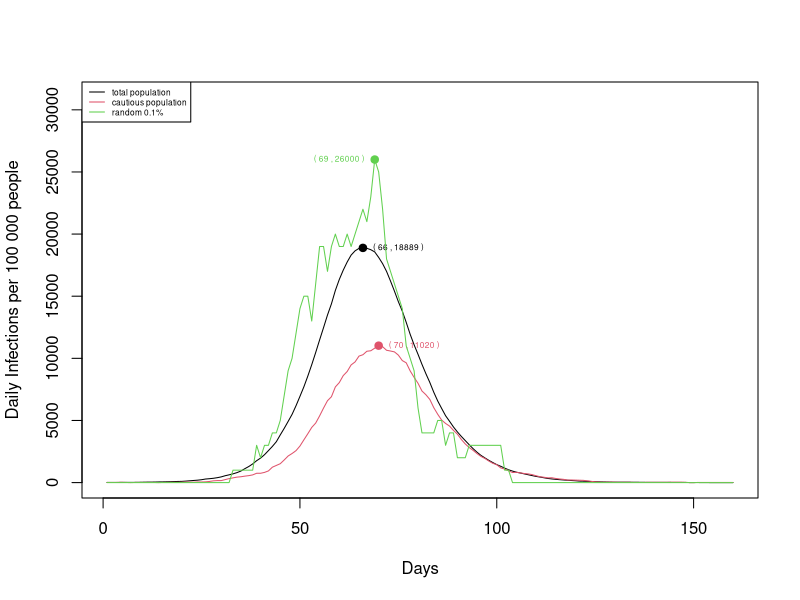
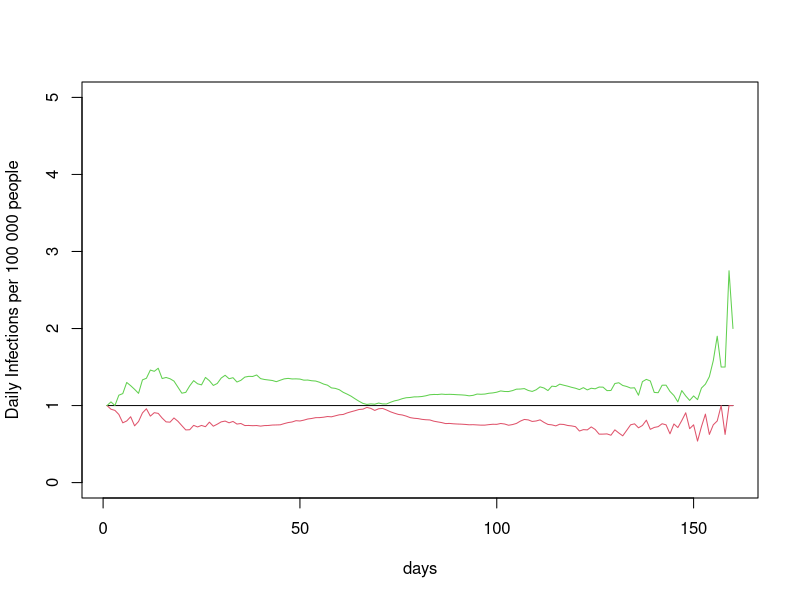
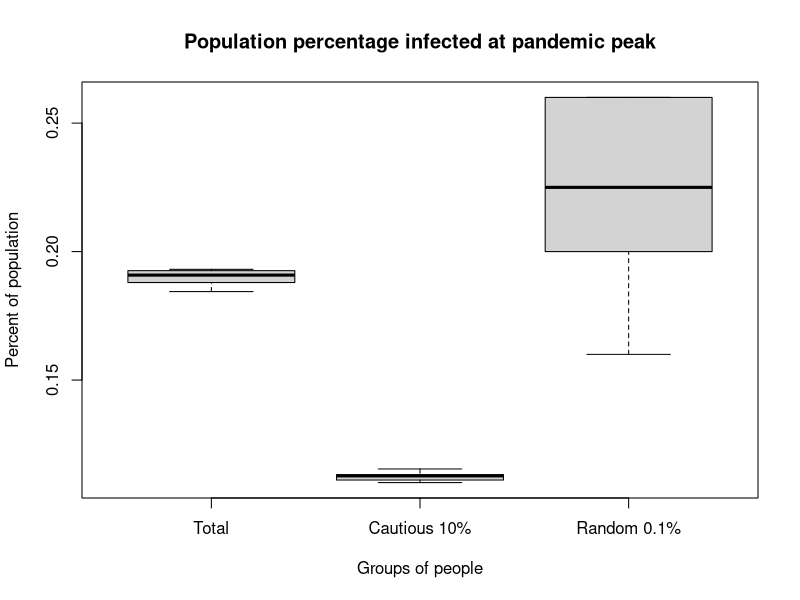
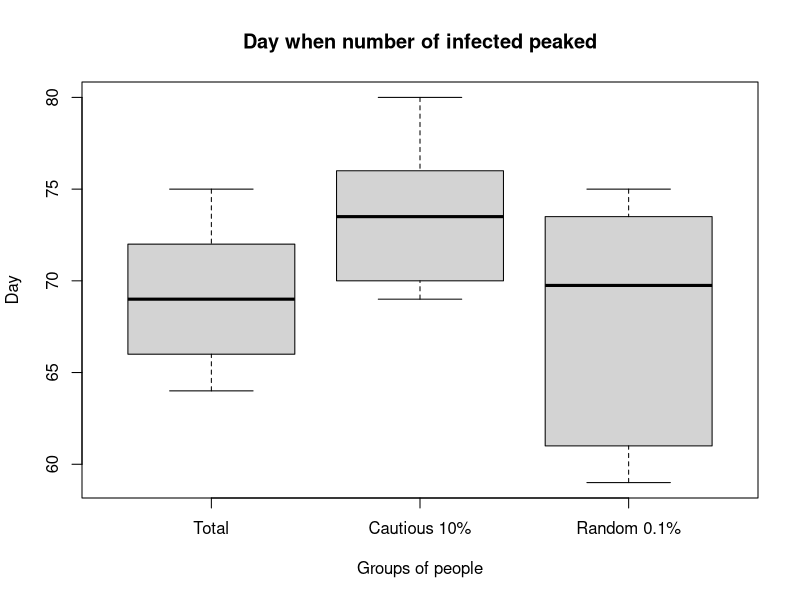

Source code (R) for these figures, in order:
# 17 Ava Napper, Baldur Björnsson, Madeleine Reid
# https://github.com/baldurgaldur/stats-practical-2

update_states <- function(pop_states, lambda, p_leaving_infected, p_leaving_exposed) {
    #Purpose:   To update the state of each individual after the model has
    #           run for 1 day
    #Input:     Data frame of state each individual is in and his beta value.
    #           Overall viral infectivity parameter
    #           Probability of leaving the infected state on a given day
    #           Probability of leaving the exposed state on a given day
    #           day of the simulation
    #Output:    Updated data frame of the state each individual is in when one
    #           day has passed

    # Calculate the probability of person j moving into the exposed state
    infected_beta_sum <- sum(pop_states$beta[pop_states$state == 2]) * lambda
    infection_prob <- pop_states$beta * infected_beta_sum

    rand <- runif(pop_size)

    # 3 vectors, where 1 corresponds to the indiviual changing state
    # and 0 corresponds to no change of state
    now_removed <- pop_states$state == 2 & rand < p_leaving_infected
    now_infected <- pop_states$state == 1 & rand < p_leaving_exposed
    now_exposed <- pop_states$state == 0 & rand < infection_prob

    # Combine the 3 vectors to determine which individuals will move up a state
    # Note that these are boolean vectors, so a person never moves into
    # more than one state each day
    moving_states <- now_exposed + now_infected + now_removed

    # Add the vector representing those who are moving states to the current 
    # states to get the new state of each individual
    new_states <- moving_states + pop_states$state
    data.frame(state = new_states, beta = pop_states$beta, rand = pop_states$rand)
}

calc_state_changes <- function(pop_states, new_pop, daily_state_changes, i, pop_size) {
    #Purpose:   To update the data frame of state changes on each day,
    #           so that it contains today's state changes
    #Input: Population specific data frame of which state each individual was in yesterday
    #       "                   "                   "            "        is in today
    #       current data frame of state changes on each day, to be updated by the function
    #       The day of the simulation
    #       The size of the population
    #Output: The updated data frame of state changes on each day

    # Count how many people were susceptible and removed yesterday
    susceptible_yesterday <- sum(pop_states$state == 0)

    # Count how many people were susceptible and removed today
    susceptible_today <- sum(new_pop$state == 0)
    removed_today <- sum(new_pop$state == 3)

    # The number of new infections today is the number of people
    # who have left the susceptible state in the past day
    new_infections <- susceptible_yesterday - susceptible_today

    # The total infections for today is the total population
    # minus those in state S or R
    total_infections <- pop_size - susceptible_today - removed_today

    # Fill in todays row of the data frame consisting of the
    # state changes for that day
    daily_state_changes[i, 1] <- susceptible_today
    daily_state_changes[i, 2] <- removed_today
    daily_state_changes[i, 3] <- new_infections
    daily_state_changes[i, 4] <- total_infections

    daily_state_changes
}

plot_simulation_peaks <- function(value_of_peak, day_of_peak) {
    # Purpose:  Plot the peaks of each model run
    #           We plot the day of the peak for each group in one plot
    #           And in another we plot the percentage of people infected
    #           at the peak of the model run.
    # Input:    Two matrices. The columns of each are 1 = Total pop,
    #           2 = Cautious 10% and 3 = random 0.1%. Each row is the value
    #           corresponding to one run of our model
    # Output:   Display 2 box plots
    boxplot(main="Population percentage infected at pandemic peak", xlab = "Groups of people", names=c("Total", "Cautious 10%", "Random 0.1%"), ylab="Percent of population", value_of_peak)
    boxplot(main="Day when number of infected peaked", xlab = "Groups of people", names=c("Total", "Cautious 10%", "Random 0.1%"), ylab="Day", day_of_peak)
}
max_infections_scaled <- function(population, states) {
    # Purpose:  Calculate the maximum number of infections and standardise
    max_number_infections <- max(states[, 4])
    max_number_scaled <- round((max_number_infections/population)*100000, digits = 0)
}

max_day <- function(population, states) {
#   Purpose:    Calculate the day that the maximum number of infections occur on
    max_number_infections <- max(states[, 4])
    days_of_max <- which(states[, 4] == max_number_infections)
    avg_days_max <- sum(days_of_max) / length(days_of_max)
}

peak_day_and_total_infections <- function(daily_state_changes) {
    # Purpose:  Extract the greatest value of the infected column within
    #           the daily state changes. Also extract the day that maximum
    #           value occurred.
    # Input:    A matrix where the fourth column represents how many people are
    #           infected on a given day.
    # Output:   A vector of length 2. The first entry is the greatest value
    #           in the infection row and the second is it's index.

    greatest_infected_number <- max(daily_state_changes[, 4])
    all_peak_days <- which(daily_state_changes[, 4] == greatest_infected_number)
    # When 2 days are the peak, we report the average day. E.g. if day 18 and 19
    # have the greatest number of infected, we want 18.5 to be the max
    real_day_of_peak <- sum(all_peak_days) / length(all_peak_days)
    c(greatest_infected_number, real_day_of_peak)
}

## Constants
# The sizes of the 3 population samples we will consider
pop_size <- 100000
cautious_pop_size <- pop_size / 10
rand_pop_size <- pop_size / 1000

simulation_days <- 160
no_of_runs <- 10
lambda <- 0.4 / pop_size
beta <- rlnorm(pop_size, 0, 0.5)
beta_prob <- beta / mean(beta)
p_leaving_infected <- 1 / 5
p_leaving_exposed <- 1 / 3

# Find the lowest 10% of betas and the indicies of the corresponding people
ordered_beta <- sort(beta_prob)
cautious_beta <- ordered_beta[c(1: pop_size / 10)]
cautious_index <- match(cautious_beta, beta_prob)

# Find the cut off beta value
# because we only want people with betas lower than this value
max_beta <- ordered_beta[pop_size / 10]

# Storage for total infections on each day for each of the 10 simulations
ten_simulations <- matrix(data = 0, nrow = 10, ncol = simulation_days)

day_of_peak <- matrix(data = 0, nrow = no_of_runs, ncol = 3)
value_of_peak <- matrix(data = 0, nrow = no_of_runs, ncol = 3)
 
for (j in 1:no_of_runs) {

    # A vector of randomly ordered integers from 1 to the size of the whole population with no repeats
    random <- sample(c(1:pop_size), pop_size, replace = FALSE)

    # Each row in population_states represent an individual in our model
    # Column 1(state):  The state the individual is in, ividuals all start
    #                   with 0 except 10 randomly chosen.
    # Column 2(beta):    The beta values we generated earlier
    # Column 3(rand):    [population size] randomly ordered integers
    # Valid states are the following:
    # 0:= Susceptible, 1:= Exposed, 2:= Infected, 3:= Removed(Recovered or dead)
    pop_states <- data.frame(state = rep(0, pop_size), beta = beta_prob, rand = random )

    # Choose 10 random people to be exposed
    starting_exposed <- sample(1:pop_size, 10)
    pop_states[starting_exposed, "state"] <- 1

    # Create matrix for each of the 3 population samples.
    # The matrix keeps track of how many people are infected each day,
    # how many are susceptible each day and how many _get_ infected each day.
    # Each row in daily_state_changes is the difference how many individuals
    # were in that state between the start of the day and the end of the day.
    daily_state_changes <- matrix(data = 0, nrow = simulation_days, ncol = 4)
    cautious_daily_changes <- matrix(data = 0, nrow = simulation_days, ncol = 4)
    random_samp_changes <- matrix(data = 0, nrow = simulation_days, ncol = 4)

    for (i in 1:simulation_days) {
        new_states <- update_states(pop_states, lambda, p_leaving_infected, p_leaving_exposed)

        # Find the cautious people in pop_states and new_states
        cautious_pop <- pop_states[pop_states$beta <= max_beta, ]
        cautious_new <- new_states[pop_states$beta <= max_beta, ]

        # Take a 0.1% random sample by choosing people with indices
        # lower than this value
        max_rand <- rand_pop_size

        # Find people in the random 0.1% sample
        rand_pop <- pop_states[pop_states$rand <= max_rand, ]
        rand_new <- new_states[new_states$rand <= max_rand, ]

        # Update the corresponding data frame of state changes on each day for each of the 3 populations
        daily_state_changes <- calc_state_changes(pop_states, new_states, daily_state_changes, i, pop_size)
        cautious_daily_changes <- calc_state_changes(cautious_pop, cautious_new, cautious_daily_changes, i, cautious_pop_size)
        random_samp_changes <- calc_state_changes(rand_pop, rand_new, random_samp_changes, i, rand_pop_size)
        
        # Set the states of each individual today, as yesterday's states, ready for the next day of the simulation
        pop_states <- new_states
        
        # if (i %% 10 == 0){
        #     ten_simulations[j, i/10] <- daily_state_changes[i, 4]
        # }
        ten_simulations[j, i] <- daily_state_changes[i, 4]
    }

    total_pop_peak_data <- peak_day_and_total_infections(daily_state_changes)
    value_of_peak[j, 1] <- total_pop_peak_data[1] / pop_size
    day_of_peak[j, 1] <- total_pop_peak_data[2]

    cautious_pop_peak_data <- peak_day_and_total_infections(cautious_daily_changes)
    value_of_peak[j, 2] <- cautious_pop_peak_data[1] / cautious_pop_size
    day_of_peak[j, 2] <- cautious_pop_peak_data[2]

    random_pop_peak_data <- peak_day_and_total_infections(random_samp_changes)
    value_of_peak[j, 3] <- random_pop_peak_data[1] / rand_pop_size
    day_of_peak[j, 3] <- random_pop_peak_data[2]
}

max_daily_scaled <- max_infections_scaled(pop_size, daily_state_changes)
max_daily_day <- max_day(pop_size, daily_state_changes)

max_cautious_scaled <- max_infections_scaled(cautious_pop_size, cautious_daily_changes)
max_cautious_day <- max_day(cautious_pop_size, cautious_daily_changes)

max_rand_scaled <- max_infections_scaled(rand_pop_size, random_samp_changes)
max_rand_day <- max_day(rand_pop_size, random_samp_changes)

plot(1:simulation_days, ((daily_state_changes[,4])/pop_size)*100000, type="l", xlab = "Days", ylab = "Daily Infections per 100 000 people", ylim = c(0,max(max_daily_scaled, max_cautious_scaled, max_rand_scaled)+5000), col = 1, cex = 10)
legend("topleft", legend = c("total population", "cautious population", "random 0.1%"), col = 1:3, lty = 1, cex = 0.5)
points(max_daily_day, max_daily_scaled, pch = 19, col = 1)
text(max_daily_day, max_daily_scaled, labels = paste("(", max_daily_day, ",", max_daily_scaled, ")"), pos = 4, cex = 0.5, col = 1)

lines((cautious_daily_changes[,4]/cautious_pop_size)*100000, col = 2)
points(max_cautious_day, max_cautious_scaled, pch = 19, col = 2)
text(max_cautious_day, max_cautious_scaled, labels = paste("(", max_cautious_day, ",", max_cautious_scaled, ")"), pos = 4, cex = 0.5, col = 2)

lines((random_samp_changes[,4]/rand_pop_size)*100000, col = 3)
points(max_rand_day, max_rand_scaled, pch = 19, col = 3,)
text(max_rand_day, max_rand_scaled, labels = paste("(", max_rand_day, ",", max_rand_scaled, ")"), pos = 2, cex = 0.5, col = 3)

#continous quantiles plot
ten_median <- rep(0, simulation_days)
ten_lq <- rep(0, simulation_days)
ten_uq <- rep(0, simulation_days)
for (k in 1:simulation_days) {
    ten_median[k] <- median(ten_simulations[, k])
    ten_lq[k] <- quantile(ten_simulations[, k])[2]
    ten_uq[k] <- quantile(ten_simulations[, k])[4]
}

plot(1:simulation_days, ten_median/ten_median, type="l", xlab = "days", ylab = "Daily Infections per 100 000 people", ylim = c(0, 5), col = 1, cex = 10)
lines(ten_lq / ten_median, col = 2)
lines(ten_uq / ten_median, col = 3)

#legend("topleft", legend = c("total population", "cautious population", "random 0.1%"), col = 1:3, lty = 1, cex = 0.5)
#points(day_max_daily, max_daily_scaled, pch = 19, col = 1)
#text(day_max_daily, max_daily_scaled, labels = paste("(", day_max_daily, ",", max_daily_scaled, ")"), pos = 4, cex = 0.5)

plot_simulation_peaks(value_of_peak, day_of_peak)
